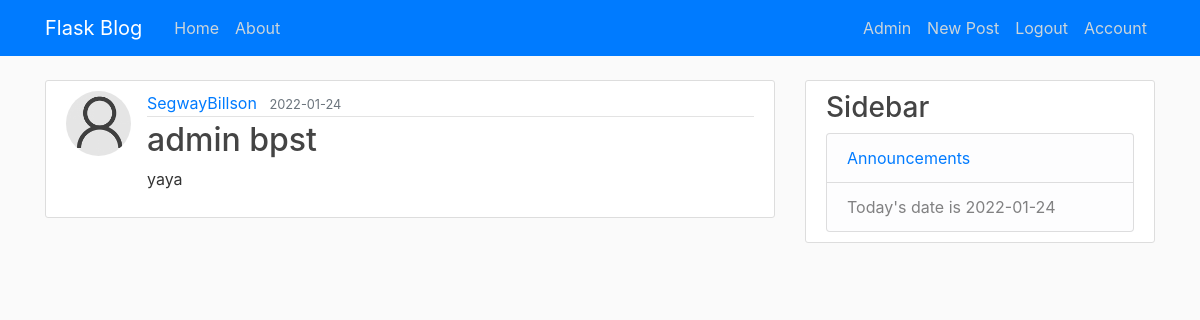
Screenshot of /home (signed in) with the database file from the repository.
### flasky/models.py (models this page shows, shortened)
class Post(db.Model):
    id = db.Column(db.Integer, primary_key=True)                                # Unique ID's, primary keys
    title = db.Column(db.String(100), nullable=False)                           # Post title
    date = db.Column(db.DateTime, nullable=False, default=datetime.utcnow)      # Date posted
    content = db.Column(db.Text, nullable=False)                                # Body of post
    user_id = db.Column(db.Integer, db.ForeignKey('user.id'), nullable=False)   # Foreign key of user id of author
    announce = db.Column(db.Boolean, default=False)                             # Boolean for announcement status

class User(db.Model, UserMixin):
    id = db.Column(db.Integer, primary_key=True)                                    # Unique ID's, primary keys
    username = db.Column(db.String(20), unique=True, nullable=False)                # Unique Usernames of max length 20
    email = db.Column(db.String(50), unique=True, nullable=False)                   # Unique Emails of max length 50
    image = db.Column(db.String(20), nullable=False, default='default.png')         # User Profile Pictures
    password = db.Column(db.String(60), nullable=False)                             # Unique Usernames of max length 20
    posts = db.relationship('Post', backref='author', lazy=True)                    # Posts made by user
    admin = db.Column(db.Boolean, default=False)                                    # Boolean for admin status

### flasky/routes.py (the view)
@app.route('/')
@app.route('/home')
def home():
    posts = Post.query.all()
    return render_template('home.html', posts=posts, date=date.today().strftime('%Y-%m-%d'))

### flasky/models.py (called while the page is built)
@login_manager.user_loader
def load_user(user_id):
    return User.query.get(int(user_id))

### flasky/templates/home.html
{% extends "layout.html" %}
{% block content %}
    {% for post in posts %}
        <article class="media content-section">
          <img class="rounded-circle article-img" src="{{ url_for('static', filename='profile_pics/' + post.author.image) }}">
          <div class="media-body">
            <div class="article-metadata">
              <a class="mr-2" href="#">{{ post.author.username }}</a>
              <small class="text-muted">{{ post.date.strftime('%Y-%m-%d') }}</small>
            </div>
            <h2><a class="article-title" href="{{ url_for('post',post_id=post.id) }}">{{ post.title }}</a></h2>
            <p class="article-content">{{ post.content }}</p>
          </div>
        </article>
    {% endfor %}
{% endblock content %}

### flasky/static/main.css (style rules this page uses)
body { background: #fafafa; color: #333333; margin-top: 5rem; }
h1, h2, h3, h4, h5, h6 { color: #444444; }
.content-section { background: #ffffff; padding: 10px 20px; border: 1px solid #dddddd; border-radius: 3px; margin-bottom: 20px; }
.article-title { color: #444444; }
.article-content { white-space: pre-line; }
.article-img { height: 65px; width: 65px; margin-right: 16px; }
.article-metadata { padding-bottom: 1px; margin-bottom: 4px; border-bottom: 1px solid #e3e3e3 }

### rows the page displays
Post: image (placeholder picture), author.username "SegwayBillson", date "2022-01-24", title "admin bpst", content "yaya"
